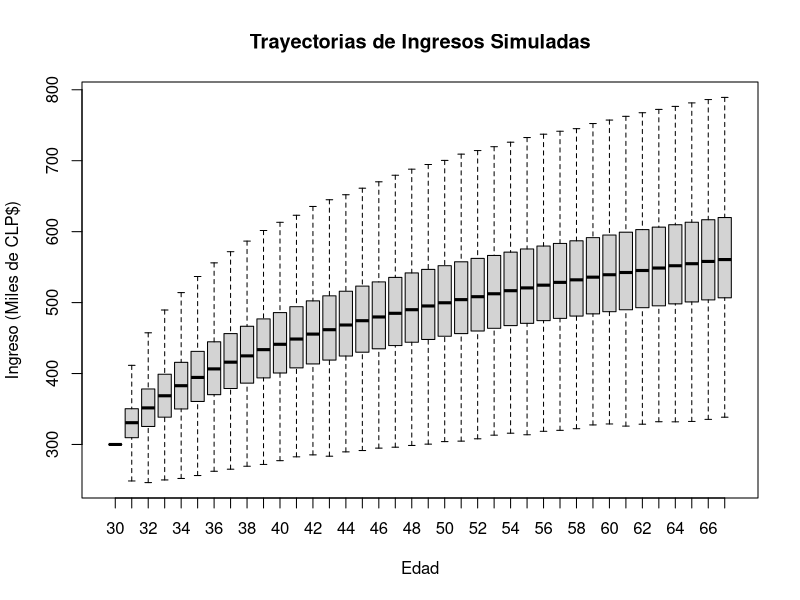

This chart was generated by the following R code:
## ---- chunk 1
knitr::opts_chunk$set(echo=FALSE, message=FALSE)
## ---- chunk 2

library(magrittr)

set.seed(1231)

# Parametros
edad0 <- 30
edadN <- 67
Nsim  <- 1e4

# Ingreso
tasa_crecimiento_renta_prom <- 0.2
tasa_crecimiento_renta_sd   <- 0.2
renta0 <- 300

# Edades de retiro
tasas_de_cotizacion <- c(.07, .1, .15) 
edades <- as.character(c(60, 63, 65, 67))

# CNUs aproximados... 
cnus <- c(14.87, 13.83, 13.11, 12.36)
## ---- chunk 3
# Funcion para simular la trayectoria de ingresos anuales
sim_ingresos <- function(...) {
  
  lapply(1:Nsim, function(i) {
    ingresos <- rnorm(edadN - edad0, tasa_crecimiento_renta_prom, tasa_crecimiento_renta_sd)
    c(renta0, renta0*cumprod(1 + ingresos/(2:(edadN-edad0 + 1))))
  }) %>% do.call(rbind, .) %>%
  `colnames<-`(., edad0:edadN)
}

# Como se ven los ingresos
set.seed(1)
ingresos <- sim_ingresos()

boxplot(ingresos, xlab="Edad", ylab="Ingreso (Miles de CLP$)", outline=FALSE,
        main = "Trayectorias de Ingresos Simuladas")
## ---- chunk 4

# Leyendo datos: Tres primeras columnas no seran usadas
rent <- readr::read_tsv("rentabilidad_anual_historica.tsv", TRUE)[,-c(1:3)] %>%
  as.matrix %>% t %>% rowMeans

rent <- rent/100
rent <- c(mean(rent), sd(rent))
rent <- c(.04, .1)
# Como se ve en promedio
sim_retornos <- function(...) {
  rnorm((edadN - edad0 + 1)*Nsim, rent[1], rent[2]) %>% 
    matrix(ncol=edadN-edad0 + 1, dimnames = list(NULL,edad0:edadN))
}

set.seed(1)
retornos <- sim_retornos()

library(xtable)
quantile(retornos*100, probs = c(.025, .1, .5, .9, .975)) %>%
  as.matrix %>% t %>% 
  xtable(caption="Distribución de Rentabilidad Anual simulada (en %)") %>%
  print(digits=2, type="html", include.rownames = FALSE)
## ---- chunk 5

# Simulando tasas de reemplazo por tasa de cotizacion
resultados <- vector("list", length(tasas_de_cotizacion))
names(resultados) <- tasas_de_cotizacion

for (tcot in tasas_de_cotizacion) {
  
  # Calculando cotizaciones anuales
  cotizaciones <- ingresos*12*tcot

  # Rentabilidad
  saldo <- cotizaciones
  saldo[,1] <- saldo[,1]*(1 + retornos[,1])
  for (t in 2:ncol(cotizaciones))
    saldo[,t] <- (saldo[,t-1] + cotizaciones[,t])*(1 + retornos[,t])

  # Distribucion de tasa de reemplazo
  resultados[[as.character(tcot)]] <- lapply(seq_along(edades), function(i) {
    
    # Tasa de reemplazo
    tasa_de_reemplazo <- saldo/(12*cnus[i])/ingresos*100
    
    quantile(tasa_de_reemplazo[,edades[i]], probs = c(.025,.1, .5, .9 ,.975))
  }) %>%
    do.call(rbind, .) %>% `rownames<-`(., edades)
  
}


## ---- chunk 6
for (r in names(resultados))
  print(xtable::xtable(
    resultados[[r]], digits=2,
    caption = sprintf("Distribución de tasas de reemplazo fijando tasa de cotizacion en %.0f%%. Filas representan edad de retiro y columnas percentil.", as.numeric(r)*100)),
    type="html")
